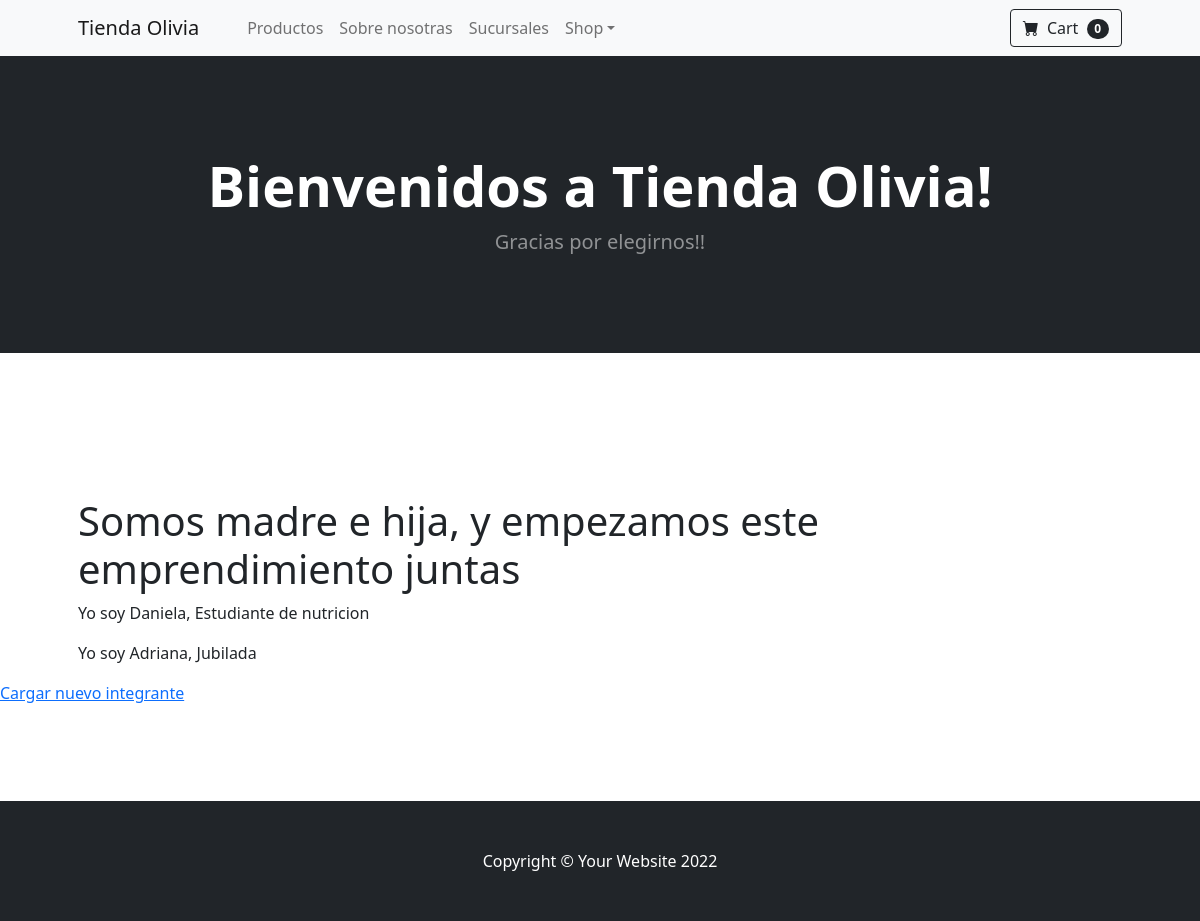
Before: /WebPage/integrantes/ with the older database file.
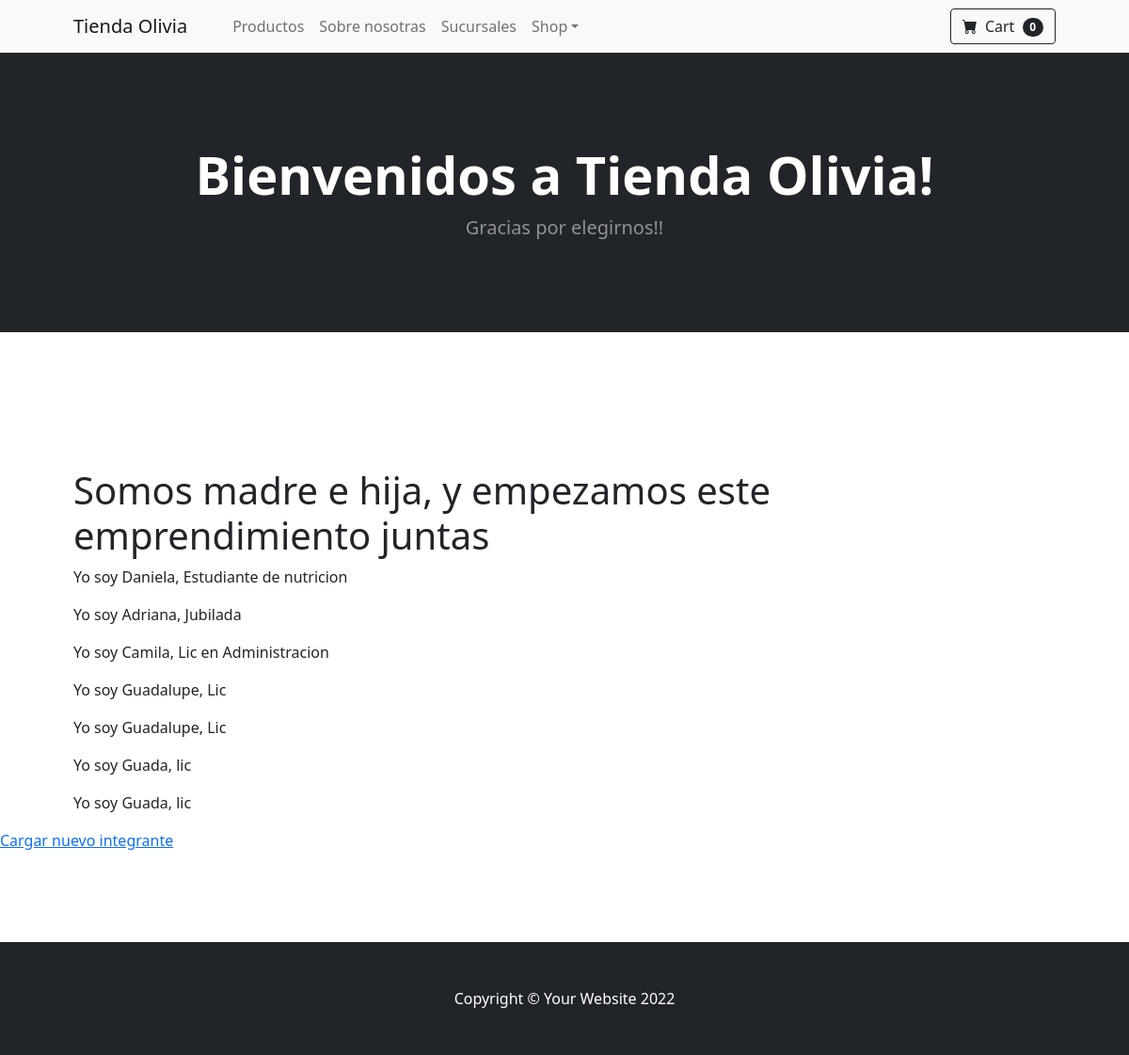
After: the same page with the newer database file.
### WebPage/models.py (models this page shows, shortened)
class Integrantes (models.Model):
    nombre = models.CharField (max_length=150)
    edad = models.IntegerField ()
    profesion = models.CharField(max_length=150)

### WebPage/views.py (the view)
# urls.py: path('integrantes/', integrantes, name="integrantes"),
def integrantes(request):
    lista_integrantes = Integrantes.objects.all()
    return render(request, "WebPage/integrantes.html", {"integrantes" : lista_integrantes})

### WebPage/templates/WebPage/integrantes.html (shortened to what this page needs)
{% extends 'WebPage/base.html' %}
{% block lista_integrantes %}
<h1> Somos madre e hija, y empezamos este emprendimiento juntas </h1>
<p>
    {% for persona in integrantes%}
         Yo soy {{persona.nombre }}, {{persona.profesion }}
        <br>
</p>
    {% endfor %}
</div>
<a href="{% url 'carga_integrantes' %}" role="button">Cargar nuevo integrante</a>
{% endblock lista_integrantes %}

Changed rows visible on the page:
added Integrantes: nombre "Camila", profesion "Lic en Administracion"
added Integrantes: nombre "Guadalupe", profesion "Lic"
added Integrantes: nombre "Guadalupe", profesion "Lic"
added Integrantes: nombre "Guada", profesion "lic"
added Integrantes: nombre "Guada", profesion "lic"
